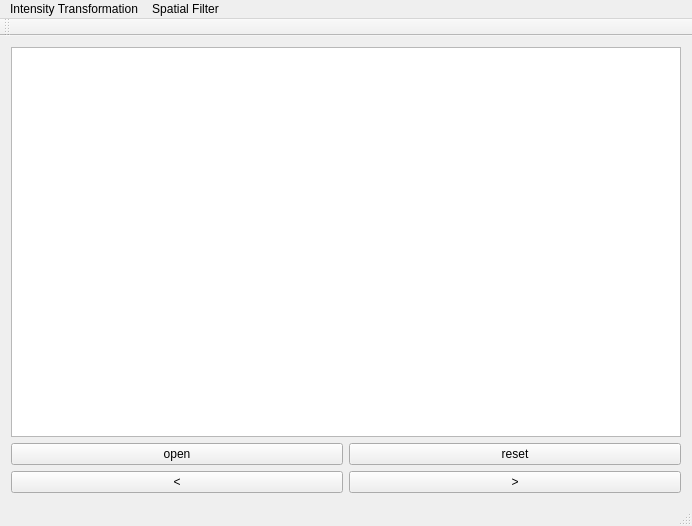
<?xml version="1.0" encoding="UTF-8"?>
<ui version="4.0">
 <class>MainWindow</class>
 <widget class="QMainWindow" name="MainWindow">
  <property name="geometry">
   <rect>
    <x>0</x>
    <y>0</y>
    <width>692</width>
    <height>526</height>
   </rect>
  </property>
  <property name="windowTitle">
   <string>MainWindow</string>
  </property>
  <widget class="QWidget" name="centralWidget">
   <layout class="QVBoxLayout" name="verticalLayout_2">
    <item>
     <widget class="QGraphicsView" name="graphicsView"/>
    </item>
    <item>
     <layout class="QHBoxLayout" name="horizontalLayout_2">
      <property name="bottomMargin">
       <number>0</number>
      </property>
      <item>
       <widget class="QPushButton" name="btnopen">
        <property name="text">
         <string>open</string>
        </property>
       </widget>
      </item>
      <item>
       <widget class="QPushButton" name="btnreset">
        <property name="text">
         <string>reset</string>
        </property>
       </widget>
      </item>
     </layout>
    </item>
    <item>
     <layout class="QHBoxLayout" name="horizontalLayout">
      <item>
       <widget class="QPushButton" name="btnback">
        <property name="text">
         <string>&lt;</string>
        </property>
       </widget>
      </item>
      <item>
       <widget class="QPushButton" name="btnnext">
        <property name="text">
         <string>&gt;</string>
        </property>
       </widget>
      </item>
     </layout>
    </item>
   </layout>
  </widget>
  <widget class="QMenuBar" name="menuBar">
   <property name="geometry">
    <rect>
     <x>0</x>
     <y>0</y>
     <width>692</width>
     <height>26</height>
    </rect>
   </property>
   <widget class="QMenu" name="menuggg">
    <property name="title">
     <string>Intensity Transformation</string>
    </property>
    <addaction name="actionrgb2gray"/>
    <addaction name="actionlog"/>
    <addaction name="actioninverse"/>
    <addaction name="actioncontrast"/>
    <addaction name="actionhistogram"/>
    <addaction name="actionhistogramC"/>
    <addaction name="actionhistogramHSI"/>
   </widget>
   <widget class="QMenu" name="menuSpatial_Filter">
    <property name="title">
     <string>Spatial Filter</string>
    </property>
    <addaction name="actionLinear"/>
   </widget>
   <addaction name="menuggg"/>
   <addaction name="menuSpatial_Filter"/>
  </widget>
  <widget class="QToolBar" name="mainToolBar">
   <attribute name="toolBarArea">
    <enum>TopToolBarArea</enum>
   </attribute>
   <attribute name="toolBarBreak">
    <bool>false</bool>
   </attribute>
  </widget>
  <widget class="QStatusBar" name="statusBar"/>
  <action name="actionrgb2gray">
   <property name="text">
    <string>rgb2gray</string>
   </property>
  </action>
  <action name="actionlog">
   <property name="text">
    <string>log</string>
   </property>
  </action>
  <action name="actioninverse">
   <property name="text">
    <string>inverse</string>
   </property>
  </action>
  <action name="actioncontrast">
   <property name="text">
    <string>contrast</string>
   </property>
  </action>
  <action name="actionhistogram">
   <property name="text">
    <string>histogram</string>
   </property>
  </action>
  <action name="actionhistogramC">
   <property name="text">
    <string>histogramC</string>
   </property>
  </action>
  <action name="actionhistogramHSI">
   <property name="text">
    <string>histogramHSI</string>
   </property>
  </action>
  <action name="actionLinear">
   <property name="text">
    <string>Linear</string>
   </property>
  </action>
 </widget>
 <layoutdefault spacing="6" margin="11"/>
 <resources/>
 <connections/>
</ui>
